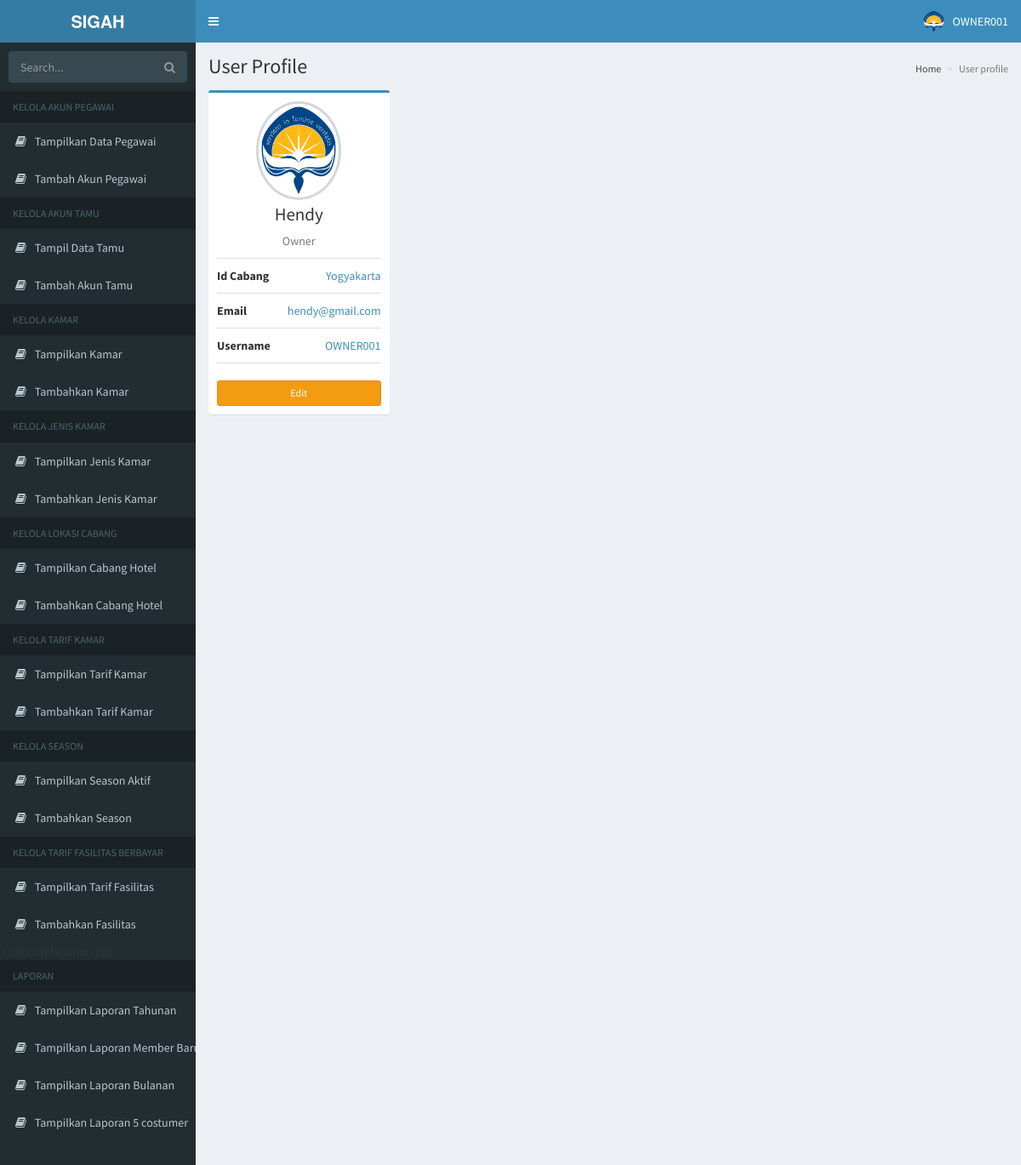
Page /8detaildatapegawai.php (signed in) on the committed database.
### tables this page shows
CREATE TABLE `pegawai` (
  `ID_PEGAWAI` int(11) NOT NULL,
  `ID_ROLE` int(11) NOT NULL,
  `ID_CABANG` int(11) NOT NULL,
  `NAMA_PEGAWAI` varchar(50) DEFAULT NULL,
  `EMAIL_PEGAWAI` varchar(100) DEFAULT NULL,
  `USERNAME_PEG` varchar(20) DEFAULT NULL,
  `PASSWORD_PEG` varchar(15) DEFAULT NULL,
  `ID_DISPLAY_PICT` int(11) DEFAULT NULL
);

CREATE TABLE `role` (
  `ID_ROLE` int(11) NOT NULL,
  `ROLE` varchar(20) DEFAULT NULL
);

CREATE TABLE `cabang` (
  `ID_CABANG` int(11) NOT NULL,
  `CABANG` varchar(15) DEFAULT NULL,
  `ALAMAT_CABANG` varchar(200) DEFAULT NULL,
  `TELEPON_CABANG` varchar(15) DEFAULT NULL
);

### 8detaildatapegawai.php (the view, shortened to what this page needs)
<?php
$username=$_SESSION['USERNAME_PEG'];
include("connection.php");
$query="SELECT role,cabang,nama_pegawai,email_pegawai,username_peg from pegawai join role using(id_role) join cabang using(id_cabang) where username_peg='$username'";
?>
<!DOCTYPE html>
<html>
<head>
  <link rel="stylesheet" href="asset/bower_components/bootstrap/dist/css/bootstrap.min.css">
  <link rel="stylesheet" href="asset/bower_components/font-awesome/css/font-awesome.min.css">
  <link rel="stylesheet" href="asset/bower_components/Ionicons/css/ionicons.min.css">
  <link rel="stylesheet" href="asset/dist/css/AdminLTE.min.css">
  <link rel="stylesheet" href="asset/dist/css/skins/_all-skins.min.css">
</head>
<body class="hold-transition skin-blue sidebar-mini">
<div class="wrapper">
<?php
$result=mysqli_query($link,$query);
$data=mysqli_fetch_assoc($result);
include("navbar1.php");
?>
  <div class="content-wrapper">
    <section class="content-header">
      <h1>
        User Profile
      </h1>
      <ol class="breadcrumb">
        <li><a href="#">Home</a></li>
        <li class="active">User profile</li>
      </ol>
    </section>
    <section class="content">
      <div class="row">
        <div class="col-md-3">
          <div class="box box-primary">
            <div class="box-body box-profile">
              <img class="profile-user-img img-responsive img-circle" src="asset/img/logo.png" alt="User profile picture">
              <h3 class="profile-username text-center"><?php echo "$data[nama_pegawai]";?></h3>
              <p class="text-muted text-center">
                    <?php
                    echo "$data[role]";
                    ?>
              </p>
              <ul class="list-group list-group-unbordered">
                <li class="list-group-item">
                  <b>Id Cabang</b> <a class="pull-right"><?php echo "$data[cabang]";?></a>
                </li>
                <li class="list-group-item">
                  <b>Email</b> <a class="pull-right"><?php  echo "$data[email_pegawai]"; ?></a>
                </li>
                <li class="list-group-item">
                  <b>Username</b> <a class="pull-right"><?php echo "$data[username_peg]"; ?></a>
                </li>
              </ul>
              <form action="8editdetaildatapegawai.php" method="post" >
                    <input type="submit" name="submit" value="Edit" class="btn btn-block btn-warning btn-sm">
                    </form>
            </div>
          </div>
    </section>
  </div>
</body>
</html>

### rows in the picture
pegawai: NAMA_PEGAWAI "Hendy", ID_ROLE.ROLE "Owner", ID_CABANG.CABANG "Yogyakarta", EMAIL_PEGAWAI "hendy@gmail.com", USERNAME_PEG "OWNER001"

### other values in the picture
$pengunjung "OWNER001"
